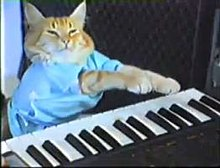
#> input picture Line and Circle Detection/files/Keyboard_cat.jpg, 220 x 168 px, found by its file name
$ jupyter execute --allow-errors '(Alorro) Activity 5 Line and Circle_Detection.ipynb'
#> lines starting #> are read from the running program, lines starting #| are printed output that depends on the picture; after the words box and inside, x2 and y2 are one past the last pixel; in counts of white or black regions, pixels touching at a corner belong together
<a href="https://colab.research.google.com/github/alorrojayann/ComputerVision-CrashCourse/blob/main/Line%20and%20Circle%20Detection/(Alorro)%20Activity%205%20Line%20and%20Circle_Detection.ipynb" target="_parent"></a>

Technological Institute of the Philippines | Quezon City - Computer Engineering
--- | ---
Course Code: | CPE 313
Code Title: | Advance Machine Learning and Deep Learning
2nd Semester | AY 2024-2025
<hr> | <hr>
<u>**ACTIVITY NO.** | **TITLE**
**Name** | Alorro, Jay-ann
**Section** | CPE32S3
**Date Performed**: | 02/20/25
**Date Submitted**: | 02/21/25
**Instructor**: | Dr. Jonathan V. Taylar / Engr. Verlyn V. Nojor / Engr. Roman M. Richard

<hr>

[cell 1]
from google.colab import drive
drive.mount('/content/drive')

## 1. Objectives

This activity aims to introduce students to openCV's APIs for Hough Transform.

## 2. Intended Learning Outcomes (ILOs)
After this activity, the students should be able to:
* Utilize openCV for circle and line detection.
* Analyze the use of hough Line and Circle function for finding objects in an image.

## 3. Procedures and Outputs

Detecting edges and contours are not only common and important tasks, they also constitute the basis for other complex operations. Lines and shape detection go hand in hand with edge and contour detection, so let's examine how OpenCV implements these.

### Line Detection

The theory behind lines and shape detection has its foundation in a technique called the Hough transform, invented by Richard Duda and Peter Hart, who extended (generalized) the work done by Paul Hough in the early 1960s.

Let's take a look at OpenCV's API for the Hough transforms.

[cell 2]
# Image source: https://en.wikipedia.org/wiki/Keyboard_Cat

from google.colab.patches import cv2_imshow
import cv2
import numpy as np

img = cv2.imread('/content/drive/MyDrive/CPE 313/discussion 3.1/act 5/Keyboard_cat.jpg')
#> img is the input picture: shape (168, 220, 3); mean B, G, R 119.6, 109.5, 95.4
gray = cv2.cvtColor(img,cv2.COLOR_BGR2GRAY)
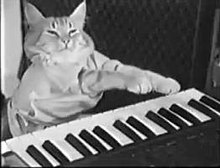
#> gray: shape (168, 220); min 0, max 255, mean 106.4
edges = cv2.Canny(gray,50,120)
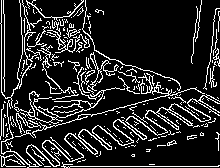
#> edges: shape (168, 220); 15.1% white in thin lines or dots
minLineLength = 20
maxLineGap = 5
lines = cv2.HoughLinesP(edges,1,np.pi/180,100,minLineLength,
        maxLineGap)
#> lines = [[70, 166, 218, 166], [1, 135, 1, 109], [120, 107, 137, 103], [72, 120, 77, 119], [1, 92, 1, 24], [32, 132, 39, 130], [91, 115, 99, 113], [78, 119, 87, 116]]
for x1,y1,x2,y2 in lines[0]:
  cv2.line(img,(x1,y1),(x2,y2),(0,255,0),2)
#> this loop made 1 pass
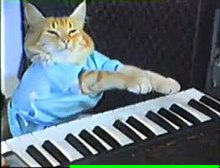
#> img: shape (168, 220, 3); 1.21% of pixels changed, all inside (x1, y1, x2, y2) = (69, 165, 220, 168)

cv2_imshow(edges)
cv2_imshow(img)
